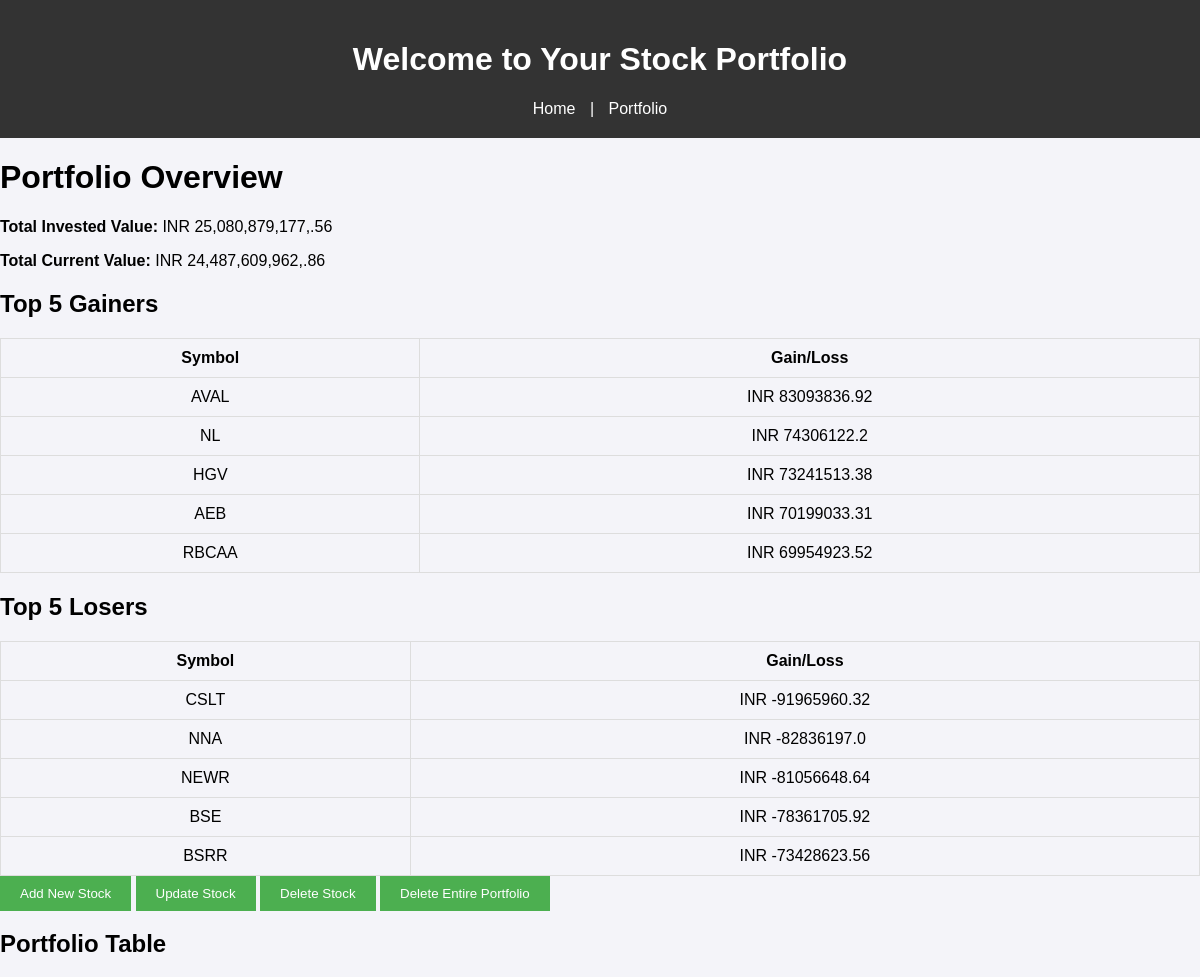
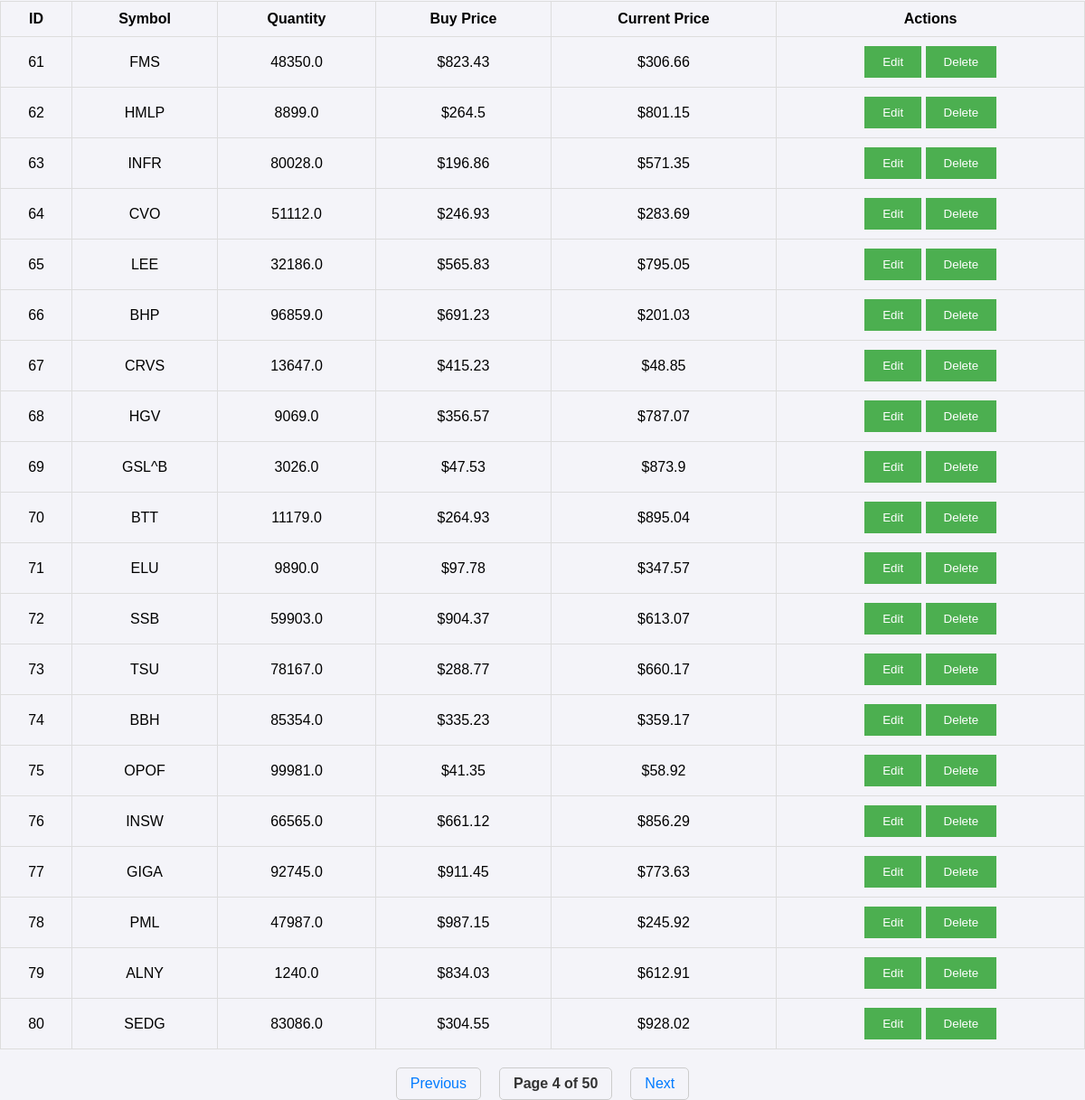
Page /portfolio?page=4 on the committed database (2 pictures, top to bottom).
### app.py (models this page shows, shortened)
class Portfolio(db.Model):
    id = db.Column(db.Integer, primary_key=True)
    symbol = db.Column(db.String(50), nullable=False)
    quantity = db.Column(db.Float, nullable=False)
    buyPrice = db.Column(db.Float, nullable=False)
    currentPrice = db.Column(db.Float, nullable=False)

### app.py (the view)
@app.route('/portfolio')
def portfolio():
    page = request.args.get('page', 1, type=int)
    per_page = 20  # Show 20 records per page
    all_stocks = Portfolio.query.all()
    portfolio = []
    total_invested = 0
    total_current_value = 0
    for stock in all_stocks:
        gain_loss = (stock.currentPrice - stock.buyPrice) * stock.quantity
        portfolio.append({
            'id': stock.id,
            'symbol': stock.symbol,
            'quantity': stock.quantity,
            'buyPrice': stock.buyPrice,
            'currentPrice': stock.currentPrice,
            'gain_loss': gain_loss
        })
    total_invested = round(sum(stock['quantity'] * stock['buyPrice'] for stock in portfolio), 2)
    total_current_value = round(sum(stock['quantity'] * stock['currentPrice'] for stock in portfolio), 2)
    formatted_total_invested = format_in_indian_number_format(total_invested)
    formatted_total_current_value = format_in_indian_number_format(total_current_value)
    sorted_portfolio = sorted(portfolio, key=lambda x: x['gain_loss'], reverse=True)
    top_gainers = sorted_portfolio[:5]
    top_losers = sorted(portfolio, key=lambda x: x['gain_loss'])[:5]
    paginated_portfolio = Portfolio.query.paginate(page=page, per_page=per_page, error_out=False)
    return render_template(
        'portfolio.html',
        total_invested=formatted_total_invested,
        total_current_value=formatted_total_current_value,
        top_gainers=top_gainers,
        top_losers=top_losers,
        pagination=paginated_portfolio
    )

### app.py (called while the page is built)
def format_in_indian_number_format(number):
    if number is None:
        return "0"
    num_str = str(number)
    num_str = num_str[::-1]
    formatted = []
    for i in range(0, len(num_str), 3):
        formatted.append(num_str[i:i+3])
    return ",".join(formatted)[::-1]

### templates/portfolio.html (shortened to what this page needs)
<!DOCTYPE html>
<html lang="en">
<head>
    <link rel="stylesheet" href="{{ url_for('static', filename='css/styles.css') }}">
</head>
<body>
    <header>
        <h1>Welcome to Your Stock Portfolio</h1>
        <nav>
            <a href="/">Home</a> |
            <a href="/portfolio">Portfolio</a>
        </nav>
    </header>
    <div class="container">
        <h1>Portfolio Overview</h1>
        <div class="summary">
            <p><strong>Total Invested Value:</strong> INR <span id="total-invested">{{ total_invested }}</span></p>
            <p><strong>Total Current Value:</strong> INR <span id="total-current-value">{{ total_current_value }}</span></p>
        </div>
        <div class="top-gainers">
            <h2>Top 5 Gainers</h2>
            <table>
                <thead>
                    <tr>
                        <th>Symbol</th>
                        <th>Gain/Loss</th>
                    </tr>
                </thead>
                <tbody>
                    {% for stock in top_gainers %}
                    <tr>
                        <td>{{ stock.symbol }}</td>
                        <td>INR {{ stock.gain_loss | round(2) }}</td>
                    </tr>
                    {% endfor %}
                </tbody>
            </table>
        </div>
        <div class="top-losers">
            <h2>Top 5 Losers</h2>
            <table>
                <thead>
                    <tr>
                        <th>Symbol</th>
                        <th>Gain/Loss</th>
                    </tr>
                </thead>
                <tbody>
                    {% for stock in top_losers %}
                    <tr>
                        <td>{{ stock.symbol }}</td>
                        <td>INR {{ stock.gain_loss | round(2) }}</td>
                    </tr>
                    {% endfor %}
                </tbody>
            </table>
        </div>
        <div class="crud-buttons">
            <button id="add-stock-btn">Add New Stock</button>
            <button id="update-stock-btn">Update Stock</button>
            <button id="delete-stock-btn">Delete Stock</button>
            <button id="delete-all-btn" class="btn btn-danger">Delete Entire Portfolio</button>
        </div>
        <h2>Portfolio Table</h2>
        <table>
            <thead>
                <tr>
                    <th>ID</th>
                    <th>Symbol</th>
                    <th>Quantity</th>
                    <th>Buy Price</th>
                    <th>Current Price</th>
                    <th>Actions</th>
                </tr>
            </thead>
            <tbody>
                {% for stock in pagination.items %}
                    <tr>
                        <td>{{ stock.id }}</td>
                        <td>{{ stock.symbol }}</td>
                        <td>{{ stock.quantity }}</td>
                        <td>${{ stock.buyPrice }}</td>
                        <td>${{ stock.currentPrice }}</td>
                        <td>
                            <button>Edit</button>
                            <button>Delete</button>
                        </td>
                    </tr>
                {% endfor %}
            </tbody>
        </table>
        <div class="pagination">
            {% if pagination.has_prev %}
                <a href="{{ url_for('portfolio', page=pagination.prev_num) }}" class="prev">Previous</a>
            {% else %}
                <span class="disabled">Previous</span>
            {% endif %}
            <span class="current-page">Page {{ pagination.page }} of {{ pagination.pages }}</span>
            {% if pagination.has_next %}
                <a href="{{ url_for('portfolio', page=pagination.next_num) }}" class="next">Next</a>
            {% else %}
                <span class="disabled">Next</span>
            {% endif %}
        </div>
</body>
</html>

### static/css/styles.css (style rules this page uses)
body { font-family: Arial, sans-serif; margin: 0; padding: 0; background-color: #f4f4f9; }
header { background-color: #333; color: white; padding: 20px; text-align: center; }
nav a { color: white; margin: 0 10px; text-decoration: none; }
table { width: 100%; border-collapse: collapse; margin-top: 20px; }
table, th, td { border: 1px solid #ddd; }
th, td { padding: 10px; text-align: center; }
button { padding: 10px 20px; background-color: #4CAF50; color: white; border: none; cursor: pointer; }
.pagination { display: flex; justify-content: center; align-items: center; margin-top: 20px; font-size: 16px; }
.pagination a, .pagination span { margin: 0 10px; padding: 8px 15px; text-decoration: none; color: #007bff; border: 1px solid #ccc; border-radius: 5px; }
.pagination .current-page { font-weight: bold; color: #333; }

### rows in the picture
Portfolio: symbol "AVAL", gain_loss "83093836.92"
Portfolio: symbol "NL", gain_loss "74306122.2"
Portfolio: symbol "HGV", gain_loss "73241513.38"
Portfolio: symbol "AEB", gain_loss "70199033.31"
Portfolio: symbol "RBCAA", gain_loss "69954923.52"
Portfolio: symbol "CSLT", gain_loss "-91965960.32"
Portfolio: symbol "NNA", gain_loss "-82836197.0"
Portfolio: symbol "NEWR", gain_loss "-81056648.64"
Portfolio: symbol "BSE", gain_loss "-78361705.92"
Portfolio: symbol "BSRR", gain_loss "-73428623.56"
Portfolio: id "61", symbol "FMS", quantity "48350.0", buyPrice "823.43", currentPrice "306.66"
Portfolio: id "62", symbol "HMLP", quantity "8899.0", buyPrice "264.5", currentPrice "801.15"
Portfolio: id "63", symbol "INFR", quantity "80028.0", buyPrice "196.86", currentPrice "571.35"
Portfolio: id "64", symbol "CVO", quantity "51112.0", buyPrice "246.93", currentPrice "283.69"
Portfolio: id "65", symbol "LEE", quantity "32186.0", buyPrice "565.83", currentPrice "795.05"
Portfolio: id "66", symbol "BHP", quantity "96859.0", buyPrice "691.23", currentPrice "201.03"
Portfolio: id "67", symbol "CRVS", quantity "13647.0", buyPrice "415.23", currentPrice "48.85"
Portfolio: id "68", symbol "HGV", quantity "9069.0", buyPrice "356.57", currentPrice "787.07"
Portfolio: id "69", symbol "GSL^B", quantity "3026.0", buyPrice "47.53", currentPrice "873.9"
Portfolio: id "70", symbol "BTT", quantity "11179.0", buyPrice "264.93", currentPrice "895.04"
Portfolio: id "71", symbol "ELU", quantity "9890.0", buyPrice "97.78", currentPrice "347.57"
Portfolio: id "72", symbol "SSB", quantity "59903.0", buyPrice "904.37", currentPrice "613.07"
Portfolio: id "73", symbol "TSU", quantity "78167.0", buyPrice "288.77", currentPrice "660.17"
Portfolio: id "74", symbol "BBH", quantity "85354.0", buyPrice "335.23", currentPrice "359.17"
Portfolio: id "75", symbol "OPOF", quantity "99981.0", buyPrice "41.35", currentPrice "58.92"
Portfolio: id "76", symbol "INSW", quantity "66565.0", buyPrice "661.12", currentPrice "856.29"
Portfolio: id "77", symbol "GIGA", quantity "92745.0", buyPrice "911.45", currentPrice "773.63"
Portfolio: id "78", symbol "PML", quantity "47987.0", buyPrice "987.15", currentPrice "245.92"
Portfolio: id "79", symbol "ALNY", quantity "1240.0", buyPrice "834.03", currentPrice "612.91"
Portfolio: id "80", symbol "SEDG", quantity "83086.0", buyPrice "304.55", currentPrice "928.02"

### other values in the picture
{{ total_invested }} "25,080,879,177,.56"
{{ total_current_value }} "24,487,609,962,.86"
{{ pagination.page }} "4"
{{ pagination.pages }} "50"
